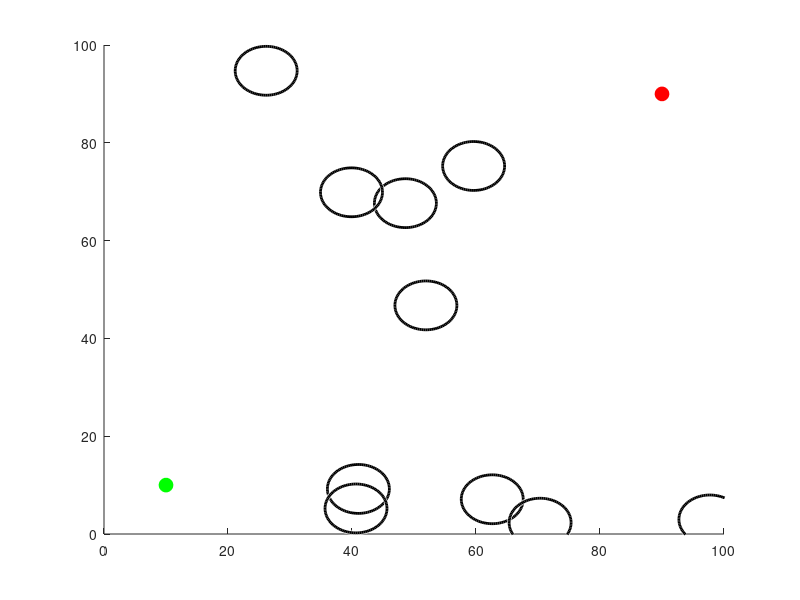

This figure's MATLAB source: (Note: this script raises an error after producing the figure.)
% Bi-directional RRT* in 2D

% Clear environment
clear;
clc;
close all;

% Parameters
start = [10, 10];
goal = [90, 90];
step_size = 5;
goal_sample_rate = 0.05;
max_iter = 500;
x_lim = [0, 100];
y_lim = [0, 100];
radius = 10;

% Obstacle parameters
num_obstacles = 10;
obstacle_radius = 5;

% Node structure
node_start = struct('pos', start, 'parent', [], 'cost', 0);
node_goal = struct('pos', goal, 'parent', [], 'cost', 0);

% Initialize trees
tree_start = node_start;
tree_goal = node_goal;

% Plotting setup
figure;
hold on;
xlim(x_lim);
ylim(y_lim);
plot(start(1), start(2), 'go', 'MarkerSize', 10, 'MarkerFaceColor', 'g');
plot(goal(1), goal(2), 'ro', 'MarkerSize', 10, 'MarkerFaceColor', 'r');

% Generate obstacles
obstacles = struct('center', {}, 'radius', {});
for i = 1:num_obstacles
    obstacles(i).center = [rand * (x_lim(2) - x_lim(1)), rand * (y_lim(2) - y_lim(1))];
    obstacles(i).radius = obstacle_radius;
    viscircles(obstacles(i).center, obstacles(i).radius, 'EdgeColor', 'k');
end

% Main loop
for i = 1:max_iter
    % Random sampling
    if rand < goal_sample_rate
        rand_point = goal;
    else
        rand_point = [rand * (x_lim(2) - x_lim(1)), rand * (y_lim(2) - y_lim(1))];
    end
    
    % Extend start tree
    idx_start = nearest(tree_start, rand_point);
    new_point_start = steer(tree_start(idx_start).pos, rand_point, step_size);
    
    % Check for collisions with obstacles
    if ~in_collision(new_point_start, obstacles)
        % Extend goal tree
        idx_goal = nearest(tree_goal, new_point_start);
        new_point_goal = steer(tree_goal(idx_goal).pos, new_point_start, step_size);
        
        if ~in_collision(new_point_goal, obstacles)
            % Add new nodes to trees
            if within_radius(tree_start(idx_start).pos, new_point_start, step_size)
                new_node_start = struct('pos', new_point_start, 'parent', idx_start, 'cost', tree_start(idx_start).cost + dist(tree_start(idx_start).pos, new_point_start));
                tree_start(end + 1) = new_node_start;
                plot([tree_start(idx_start).pos(1), new_point_start(1)], [tree_start(idx_start).pos(2), new_point_start(2)], 'b');
            end
            
            if within_radius(tree_goal(idx_goal).pos, new_point_goal, step_size)
                new_node_goal = struct('pos', new_point_goal, 'parent', idx_goal, 'cost', tree_goal(idx_goal).cost + dist(tree_goal(idx_goal).pos, new_point_goal));
                tree_goal(end + 1) = new_node_goal;
                plot([tree_goal(idx_goal).pos(1), new_point_goal(1)], [tree_goal(idx_goal).pos(2), new_point_goal(2)], 'r');
            end
            
            % Check for connection
            if within_radius(new_point_start, new_point_goal, step_size)
                disp('Path found!');
                
                % Trace path from start to goal
                path_start = [new_point_start];
                path_goal = [new_point_goal];
                
                idx = length(tree_start);
                while ~isempty(tree_start(idx).parent)
                    path_start = [tree_start(idx).pos; path_start];
                    idx = tree_start(idx).parent;
                end
                
                idx = length(tree_goal);
                while ~isempty(tree_goal(idx).parent)
                    path_goal = [path_goal; tree_goal(idx).pos];
                    idx = tree_goal(idx).parent;
                end
                
                path = [path_start; flipud(path_goal)];
                plot(path(:,1), path(:,2), 'g', 'LineWidth', 2);
                
                break;
            end
        end
    end
end

if i == max_iter
    disp('Max iterations reached. Path not found.');
end

hold off;

% Function to calculate Euclidean distance
function d = dist(p1, p2)
    d = sqrt(sum((p1 - p2).^2));
end

% Function to find nearest node in the tree
function idx = nearest(tree, point)
    dists = arrayfun(@(node) dist(node.pos, point), tree);
    [~, idx] = min(dists);
end

% Function to steer towards a point
function new_point = steer(from_point, to_point, step_size)
    direction = to_point - from_point;
    distance = norm(direction);
    new_point = from_point + step_size * (direction / distance);
    if distance < step_size
        new_point = to_point;
    end
end

% Function to check if two points are within radius
function result = within_radius(p1, p2, radius)
    result = dist(p1, p2) <= radius;
end

% Function to check if a point is in collision with any obstacles
function result = in_collision(point, obstacles)
    result = any(arrayfun(@(obstacle) dist(point, obstacle.center) <= obstacle.radius, obstacles));
end
